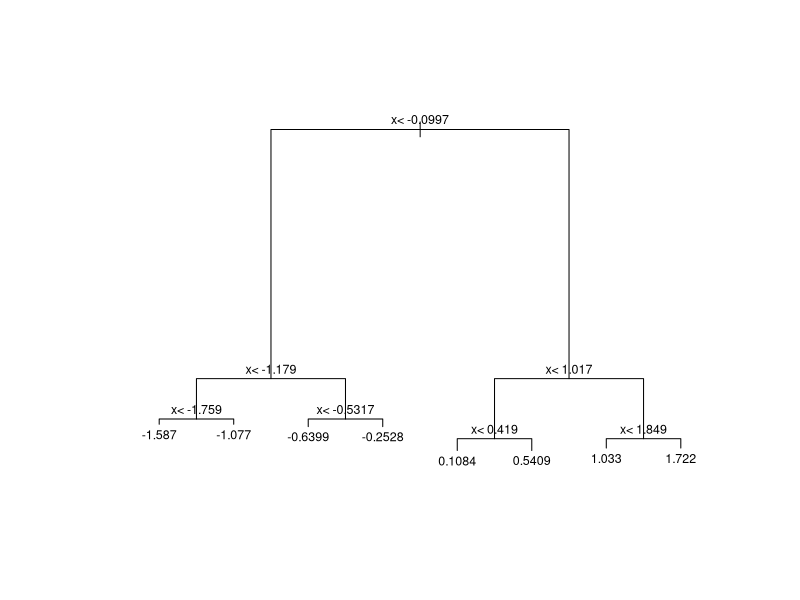

This figure's R source: (Note: this script raises an error after producing the figure.)
#Trees & Forests exercises

library(rpart)
n <- 1000
sigma <- 0.25
x <- rnorm(n, 0, 1)
y <- 0.75 * x + rnorm(n, 0, sigma)
dat <- data.frame(x = x, y = y)

#Q1 - fit tree model to dat
fit <- rpart(y ~ ., data = dat)

#Q2 - plot the tree
plot(fit, margin=0.1)
text(fit, cex=.75)

#Q3 - scatterplot of y vs x
dat %>% 
  mutate(y_hat = predict(fit)) %>% 
  ggplot() +
  geom_point(aes(x, y)) +
  geom_step(aes(x, y_hat), col=2)

#Q4 - now do random forest
library(randomForest)
fit <- randomForest(y ~ x, data = dat)
  dat %>% 
  mutate(y_hat = predict(fit)) %>% 
  ggplot() +
  geom_point(aes(x, y)) +
  geom_step(aes(x, y_hat), col = 2)

#Q5 - look for convergence of forest
plot(fit)

#Q6 - set parameters on forest to max 25 nodes, node size of 50
fit <- randomForest(y ~ x, data = dat, nodesize = 50, maxnodes = 25)
  dat %>% 
  mutate(y_hat = predict(fit)) %>% 
  ggplot() +
  geom_point(aes(x, y)) +
  geom_step(aes(x, y_hat), col = 2)
